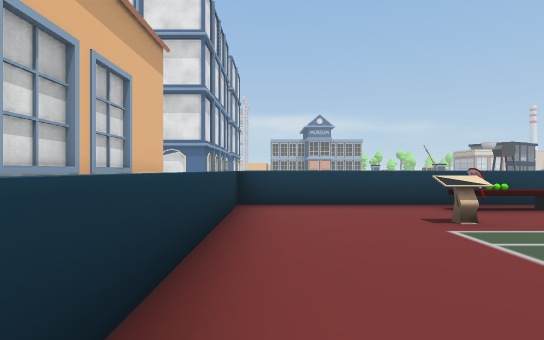
View 1 (above)

16 first-person views from a walk through a Unity game level. The camera is 1.4 m above the floor, looks level and sees 80° across. The floor is counted in squares, 2 m on a side. Each view is taken from the middle of a square. On the plan, view 1 faces up. The plan holds only what a view shows up to about 10 squares ahead; the rest is blank. The place goes on beyond the plan. The player is left out.

View 2
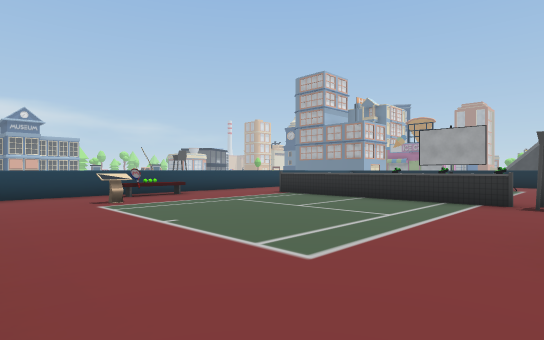

View 3
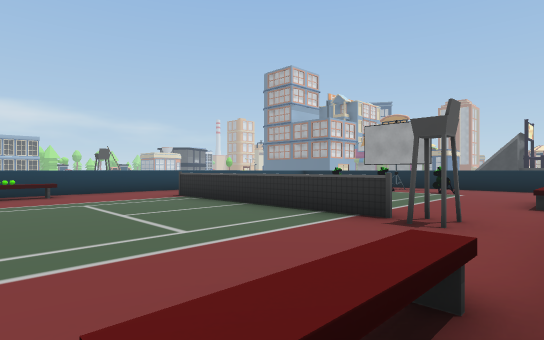

View 4
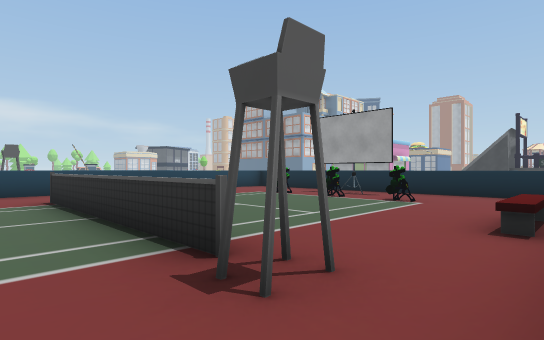

View 5
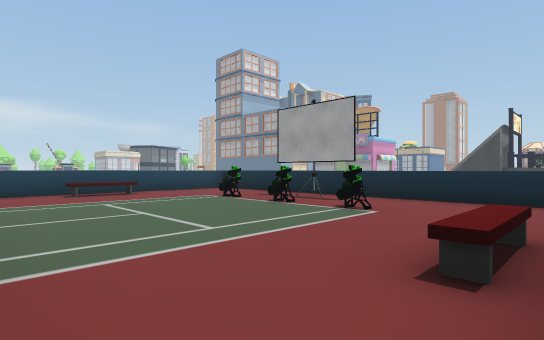

View 6
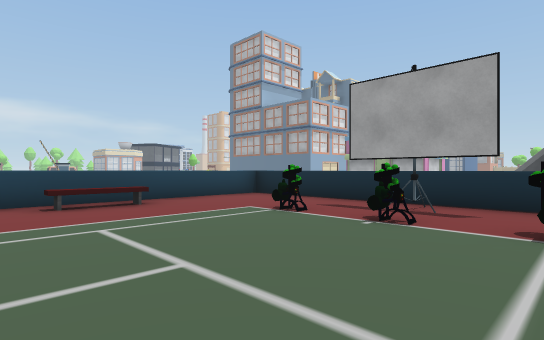

View 7
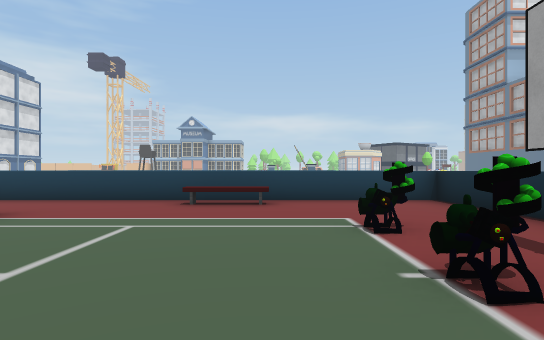

View 8
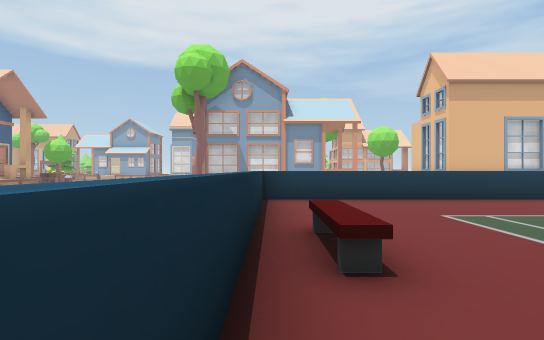

View 9
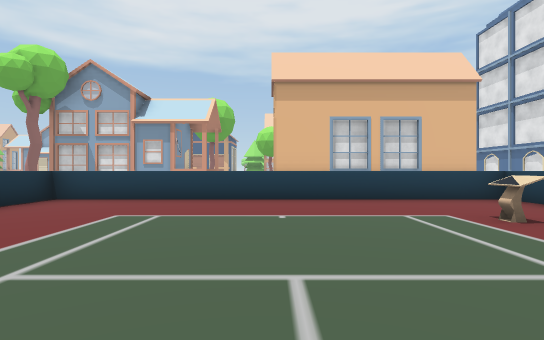

View 10
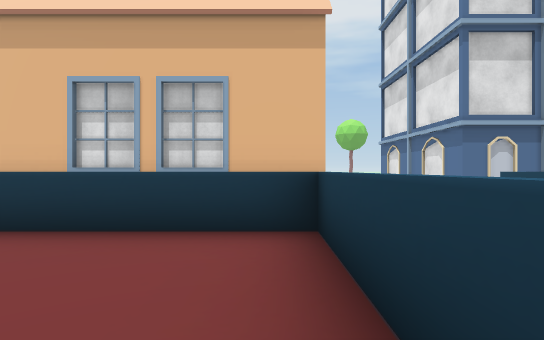

View 11
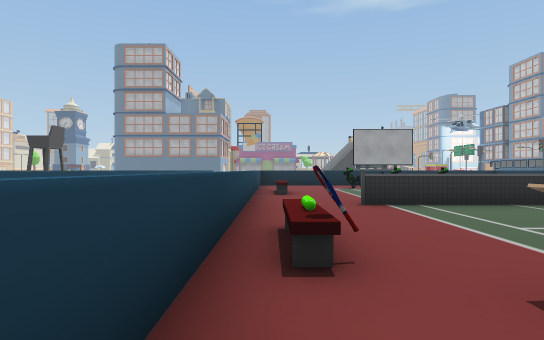

View 12
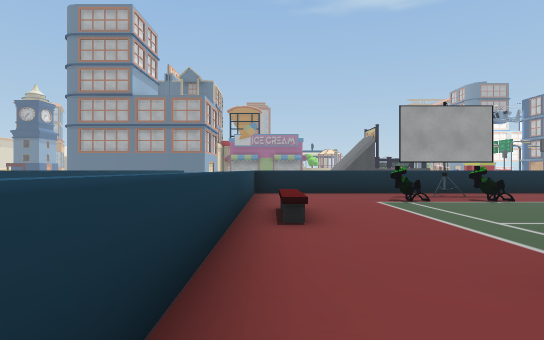

View 13
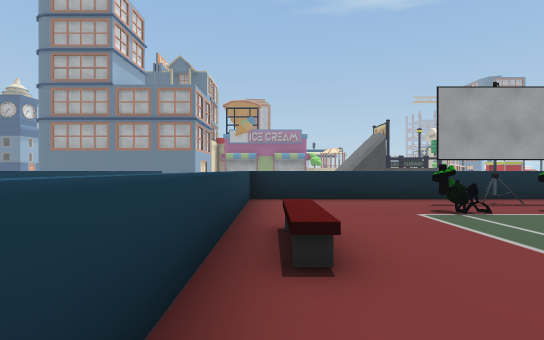

View 14
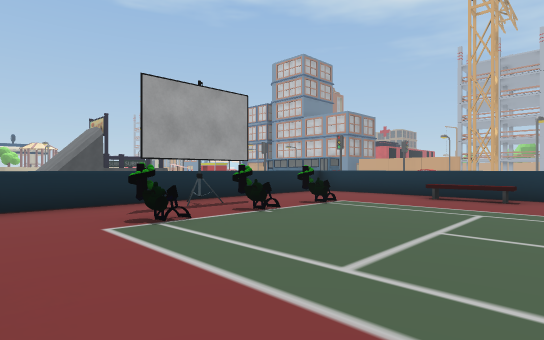

View 15
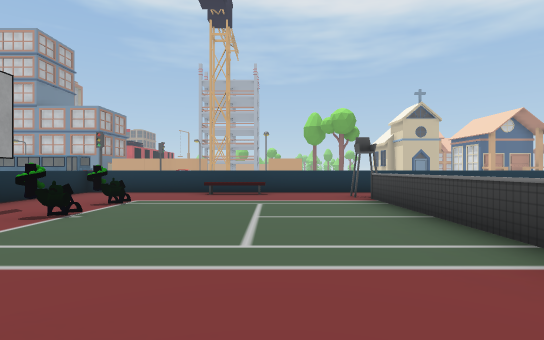

View 16
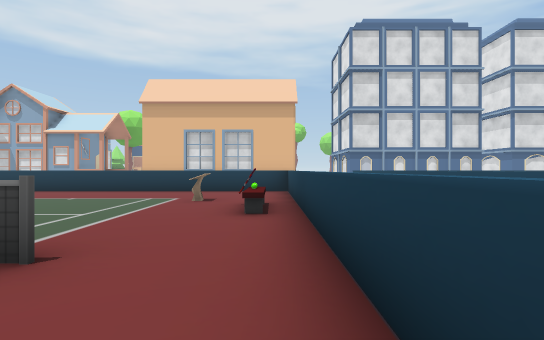

### Floor plan
Points are (right, up) in squares from view 1. A wall is a line through its corners. A room is listed if a view was taken in it or the views show most of it. See-through windows are left out.
Room 1 (views 1, 2, 3, 4, 5, 6, 7, 8, 9, 10, 11, 12, 13, 14, 15, 16)
walls: (7.6, -2) (7.6, 4.2) (7.6, -1.9); (4.1, -4.2) (6.1, -4.2); (11.1, -4.2) (12.8, -4.2); (15.8, -4) (15.8, 6.5) (-0.7, 6.5) (-0.7, -4.2) (-0.1, -4.2)
low walls: (4.9, -3.1) (4.9, -3.6) (3.1, -3.6); (5, 5.5) (4.4, 5.5); (12, -3.6) (10.2, -3.6) (10.2, -3.2) (12, -3.2); (12, 5.5) (10.1, 5.5)
objects: other object (3, 4); other object (4, 6); other object (13, -1); other object (13, 1) to (14, 1); other object (13, 3); other object (15, 1)

Positions as (right, up) in squares from view 1, and headings:
1: (0, 0), facing up
2: (0, -3), facing up-right
3: (3, -4), facing up-right
4: (6, -4), facing up-right
5: (8, -4), facing up-right
6: (9, -1), facing up-right
7: (12, -1), facing up
8: (7, -4), facing left
9: (7, 1), facing left
10: (3, 6), facing left
11: (1, 6), facing right
12: (6, 6), facing right
13: (8, 6), facing right
14: (9, 5), facing down-right
15: (10, 6), facing down
16: (10, 6), facing left
